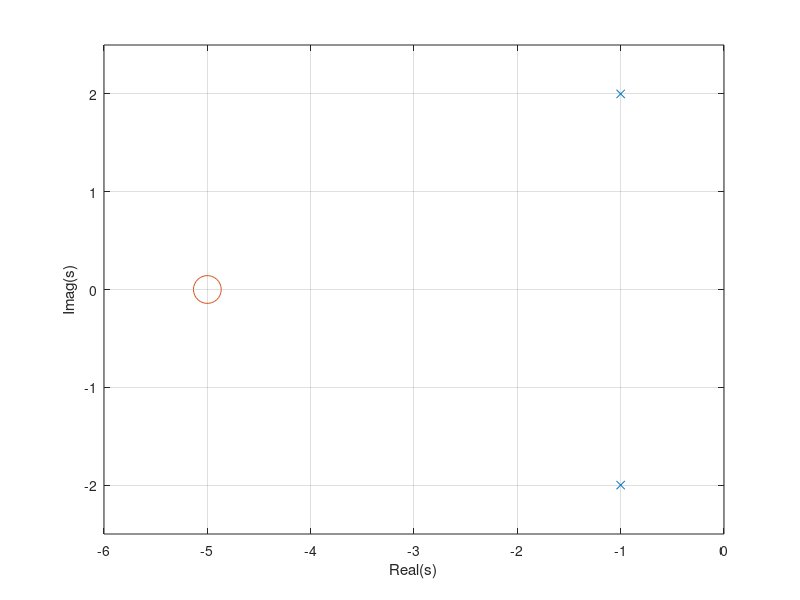

The MATLAB script that drew this image: (Note: this script raises an error after producing the figure.)
% clear;
% clc;
% 
% a = roots([1 5]);
% real_a = real(a);
% imag_a = imag(a);
% b = roots([1 2 5]);
% real_b = real(b);
% imag_b = imag(b);
% 
% [r, p, k] = residue([1 5], [1 2 5]);
% t = 0:0.001:10;
% ht = r(1)*exp(p(1)*t)+r(2)*exp(p(2)*t);
% 
% w = -4:0.001:4;
% Hw = (1i*w + 5)/(-w.^2 + 2i*w + 5);
% 
% subplot(311);
% plot(real_a, imag_a, 'ko', real_b, imag_b, 'kx', 'MarkerSize',20);
% 
% subplot(312);
% plot(t, ht);
% 
% subplot(313);
% ezplot(abs(Hw),[-4, 4]);

clc;
clear;


z = roots([1 5]);
p = roots([1 2 5]);

figure(1)
plot(real(p), imag(p),'x',real(z),imag(z),'o','MarkerSize',20);
grid on;
axis([-6 0 -2.5 2.5]);
xlabel('Real(s)');
ylabel('Imag(s)');

syms t;
[r,p,k] = residue([1 5],[1 2 5]);
h = 0;
for i = 1: 1: length(r)
    h = h + r(i).*exp(p(i)*t);
end
 
figure(2)
ezplot(h,[0, 10]);
grid on;
ylim([-0.4 1.6]);

% omega = -pi : pi/100 : 4*pi;
% omega = 2*pi*f;
syms omega;
H_omega_b = 1;
for i = 1 : 1 : length(z)
    H_omega_b = H_omega_b.*(j*omega - z(i));
end
H_omega_a = 1;
for i = 1 : 1 : length(p)
    H_omega_a = H_omega_a.*(j*omega - p(i));
end

H_omega = H_omega_b./H_omega_a;

figure(3)
% plot(omega ,H_omega);
ezplot(abs(H_omega),[-4, 4]);
grid on;
ylabel('|H(w)|');
xlabel('Frequency w[rad/sec]');